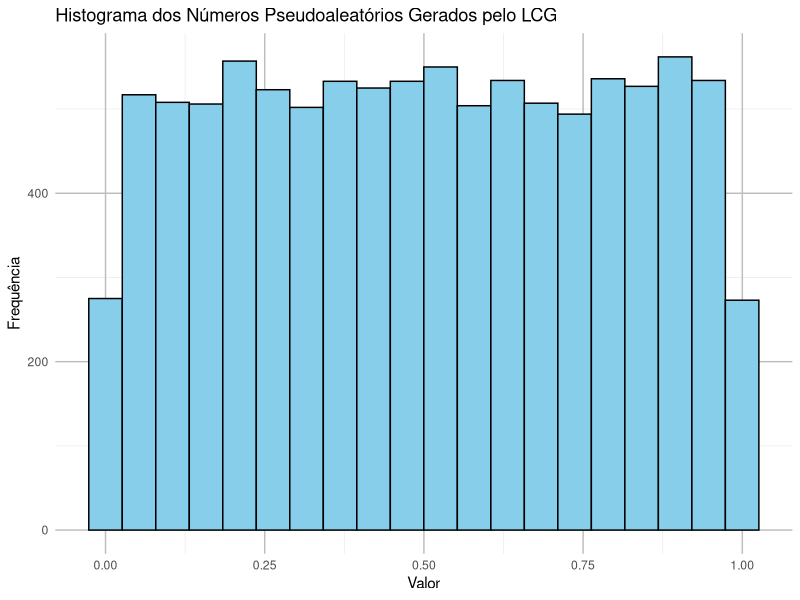
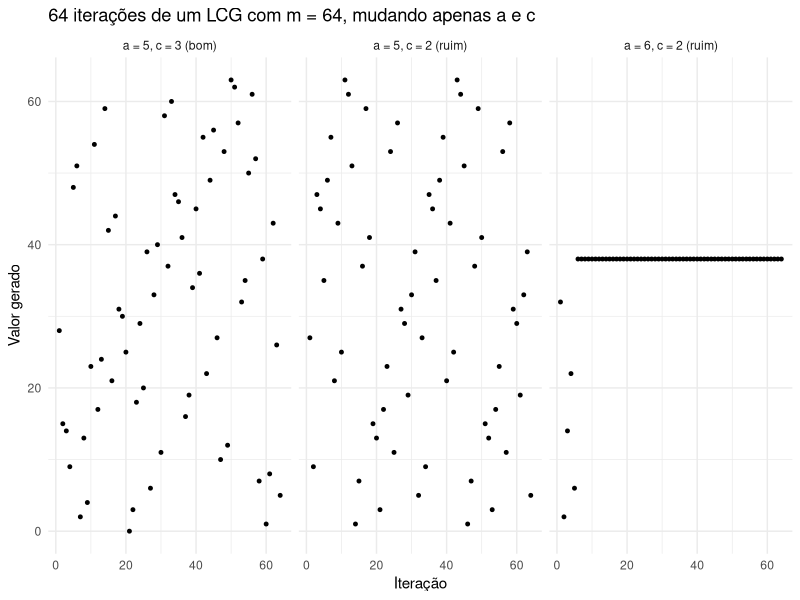
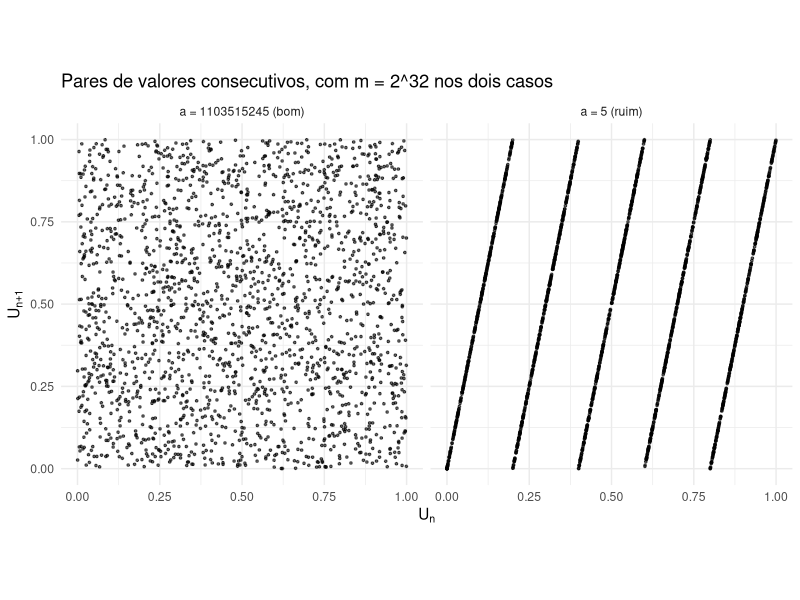
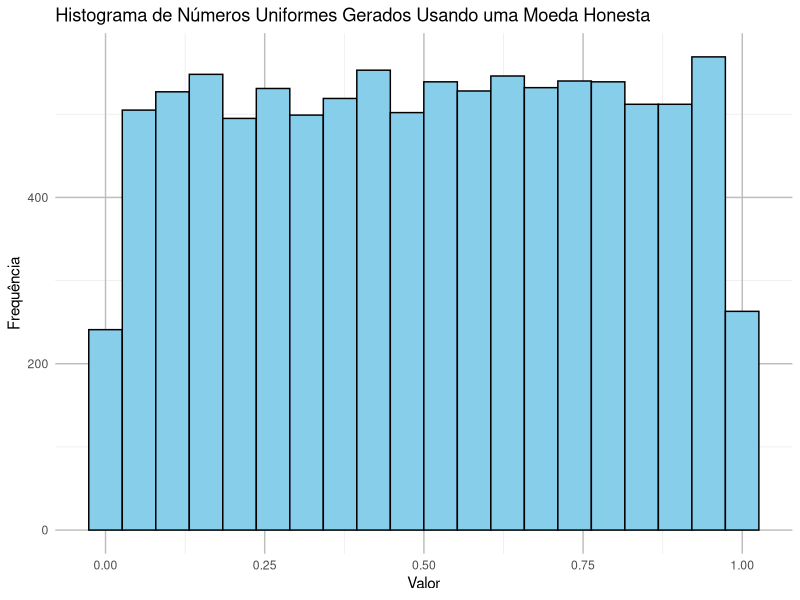

Write R code to recreate these figures, in order.
## ---- chunk 1
# Exemplo de uso da função módulo em R

# Definindo os valores
dividendo <- 17
divisor <- 5

# Calculando o resto da divisão (em R, o operador de módulo é %%)
resto <- dividendo %% divisor

# Exibindo o resultado
cat("O resto da divisão de", dividendo, "por", divisor, "é:", resto, "\n")
## ---- chunk 2
# Carregando os pacotes
library(ggplot2)
library(gmp)  # inteiros de precisão arbitrária

# Classe para o Gerador Congruente Linear.
# Usamos setRefClass porque o gerador precisa *lembrar* o último valor de X
# entre uma chamada e a seguinte: cada objeto criado guarda a sua própria
# semente, que é atualizada a cada chamada de gerar().
#
# Atenção: a * semente chega a valores da ordem de 4.7e18, muito além dos
# 2^53 que um "numeric" do R representa exatamente. Por isso guardamos os
# parâmetros como inteiros grandes (bigz) do pacote gmp: sem isso, a conta
# modular seria feita com arredondamento e o gerador produziria outra sequência.
LinearCongruentialGenerator <- setRefClass(
  "LinearCongruentialGenerator",
  fields = list(a = "ANY", c = "ANY", m = "ANY", semente = "ANY"),
  methods = list(
    initialize = function(semente, a = 1103515245, c = 12345, m = as.bigz(2)^32) {
      .self$a <- as.bigz(a)
      .self$c <- as.bigz(c)
      .self$m <- as.bigz(m)
      .self$semente <- as.bigz(semente)
    },
    gerar = function() {
      # Atualizando a semente
      .self$semente <- (.self$a * .self$semente + .self$c) %% .self$m
      return(as.numeric(.self$semente) / as.numeric(.self$m))  # Normalizando para [0, 1)
    }
  )
)

# Inicializando o gerador com uma semente
lcg <- LinearCongruentialGenerator$new(semente = 5)

# Gerando 10000 números pseudoaleatórios
numeros_gerados <- sapply(1:10000, function(x) lcg$gerar())

# Olhando os primeiros valores da sequência
print(round(head(numeros_gerados, 5), 6))

# Convertendo para um data.frame
dados <- data.frame(numeros_gerados = numeros_gerados)

# Plotando o histograma dos números gerados
ggplot(dados, aes(x = numeros_gerados)) +
  geom_histogram(bins = 20, fill = 'skyblue', color = 'black') +
  ggtitle('Histograma dos Números Pseudoaleatórios Gerados pelo LCG') +
  xlab('Valor') +
  ylab('Frequência') +
  theme_minimal() +
  theme(panel.grid.major = element_line(color = "grey"))
## ---- chunk 3
# Carregando o pacote com a função gcd (maior divisor comum)
library(gmp)

# Parâmetros do Exemplo 1
# (evitamos chamar as variáveis de a, c e m porque, em R, "c" já é o nome
#  da função que concatena valores)
modulo <- 2^32
multiplicador <- 1103515245
incremento <- 12345

# Verificando as três condições de Hull-Dobell.
# Como m = 2^32, seu único fator primo é 2.
condicoes <- c(
  "c e m são coprimos"       = as.logical(gcd(incremento, modulo) == 1),
  "a - 1 é divisível por 2"  = (multiplicador - 1) %% 2 == 0,
  "a - 1 é divisível por 4"  = (multiplicador - 1) %% 4 == 0
)

for (nome in names(condicoes)) {
  cat(nome, ":", condicoes[[nome]], "\n")
}
## ---- chunk 4
library(ggplot2)

# Função que devolve os n primeiros valores de um LCG.
# Aqui m é pequeno, então não há risco de perda de precisão e não precisamos do gmp.
# Chamar um argumento de "c" é seguro porque dentro da função não usamos a função
# c() do R; fora dela, é melhor evitar esse nome (como fizemos no trecho anterior).
gerar_lcg <- function(n, a, c, m, semente) {
  valores <- numeric(n)
  x <- semente
  for (i in 1:n) {
    x <- (a * x + c) %% m   # mesma fórmula do pseudo-algoritmo
    valores[i] <- x
  }
  return(valores)
}

m <- 64
semente <- 5

seq_bom   <- gerar_lcg(64, a = 5, c = 3, m = m, semente = semente)
seq_ruim1 <- gerar_lcg(64, a = 5, c = 2, m = m, semente = semente)
seq_ruim2 <- gerar_lcg(64, a = 6, c = 2, m = m, semente = semente)

# Quantos valores distintos cada gerador produziu em 64 iterações?
cat("a = 5, c = 3:", length(unique(seq_bom)),   "valores distintos\n")
cat("a = 5, c = 2:", length(unique(seq_ruim1)), "valores distintos\n")
cat("a = 6, c = 2:", length(unique(seq_ruim2)), "valores distintos\n")

# Os primeiros valores do pior gerador
cat("\nInício da sequência com a = 6, c = 2:", head(seq_ruim2, 10), "\n")

# Visualizando as três sequências lado a lado
rotulos <- c("a = 5, c = 3 (bom)", "a = 5, c = 2 (ruim)", "a = 6, c = 2 (ruim)")

dados <- data.frame(
  iteracao = rep(1:64, times = 3),
  valor = c(seq_bom, seq_ruim1, seq_ruim2),
  gerador = factor(rep(rotulos, each = 64), levels = rotulos)
)

ggplot(dados, aes(x = iteracao, y = valor)) +
  geom_point(size = 1) +
  facet_wrap(~ gerador) +
  labs(title = "64 iterações de um LCG com m = 64, mudando apenas a e c",
       x = "Iteração", y = "Valor gerado") +
  theme_minimal()
## ---- chunk 5
library(ggplot2)

# Reaproveitamos a classe definida no Exemplo 1. Os dois geradores usam o mesmo
# m = 2^32 (valor padrão da classe) e a mesma semente: só o multiplicador muda
lcg_bom  <- LinearCongruentialGenerator$new(semente = 5, a = 1103515245, c = 12345)
lcg_ruim <- LinearCongruentialGenerator$new(semente = 5, a = 5, c = 3)

B <- 2000
u_bom  <- sapply(1:(B + 1), function(i) lcg_bom$gerar())
u_ruim <- sapply(1:(B + 1), function(i) lcg_ruim$gerar())

# Antes do gráfico, os testes ingênuos aplicados ao gerador ruim
cat("Média dos valores do gerador ruim:", round(mean(u_ruim), 4), "\n")
cat("Contagens em 10 faixas de largura 0,1 (o ideal é 200 em cada):\n")
print(as.vector(table(cut(u_ruim, breaks = seq(0, 1, by = 0.1)))))

# Cada ponto do gráfico é um par (U_n, U_{n+1}). head(u, -1) remove o último
# valor do vetor e tail(u, -1) remove o primeiro: assim os dois vetores ficam
# defasados em uma posição
rotulos <- c("a = 1103515245 (bom)", "a = 5 (ruim)")

dados <- data.frame(
  atual   = c(head(u_bom, -1), head(u_ruim, -1)),
  proximo = c(tail(u_bom, -1), tail(u_ruim, -1)),
  gerador = factor(rep(rotulos, each = B), levels = rotulos)
)

# coord_fixed deixa as duas escalas iguais, para que o quadrado pareça quadrado
ggplot(dados, aes(x = atual, y = proximo)) +
  geom_point(size = 0.6, alpha = 0.6) +
  facet_wrap(~ gerador) +
  coord_fixed() +
  labs(title = "Pares de valores consecutivos, com m = 2^32 nos dois casos",
       x = expression(U[n]), y = expression(U[n + 1])) +
  theme_minimal()
## ---- chunk 6
# Carregando pacotes necessários
library(ggplot2)

# Função para simular o lançamento de uma moeda honesta
lancar_moeda <- function() {
  # Lançar moeda honesta: 0 para coroa (K) e 1 para cara (C)
  sample(c(0, 1), 1)
}

# Função para gerar um número uniformemente distribuído usando uma moeda
gerar_numero_uniforme <- function(n_bits = 32) {
  numero <- 0
  for (i in 1:n_bits) {
    bit <- lancar_moeda()
    # O i-ésimo lançamento vale 2^(-i): o primeiro decide a metade do
    # intervalo, o segundo o quarto, e assim por diante
    numero <- numero + bit * 2^(-i)
  }
  return(numero)
}

set.seed(42)

# Gerando 10000 números uniformemente distribuídos
numeros_uniformes <- sapply(1:10000, function(x) gerar_numero_uniforme())

# Convertendo para um data.frame
dados <- data.frame(numeros_uniformes = numeros_uniformes)

# Plotando o histograma dos números gerados
ggplot(dados, aes(x = numeros_uniformes)) +
  geom_histogram(bins = 20, fill = 'skyblue', color = 'black') +
  ggtitle('Histograma de Números Uniformes Gerados Usando uma Moeda Honesta') +
  xlab('Valor') +
  ylab('Frequência') +
  theme_minimal() +
  theme(panel.grid.major = element_line(color = "grey"))
